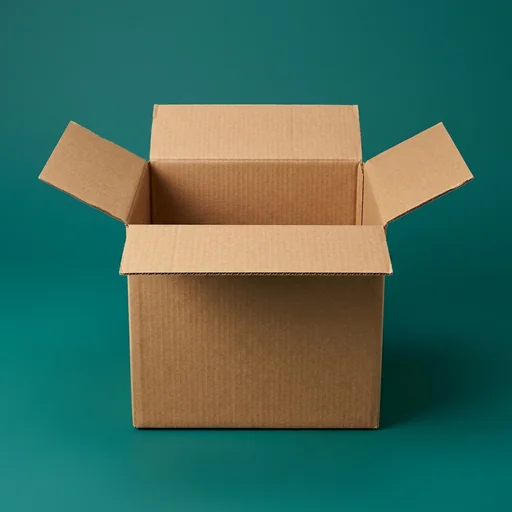
#> input picture frontend/assets/images/intro/box-open.webp, 512 x 512 px
$ python gen_declutter_box_cutout.py
#> lines starting #> are read from the running program, lines starting #| are printed output that depends on the picture
"""Key the studio backdrop out of box-open.webp (Declutter intro) → RGBA WebP with a soft alpha matte."""
import os

import numpy as np
from PIL import Image, ImageFilter

HERE = os.path.dirname(__file__)
SRC = os.path.join(HERE, "..", "..", "frontend", "assets", "images", "intro", "box-open.webp")
OUT = os.path.join(HERE, "..", "..", "frontend", "assets", "images", "intro", "box-cutout.webp")

img = Image.open(SRC).convert("RGB")
#> img is the input picture: PIL image 512x512 RGB; mean R, G, B 65, 107.3, 91.2
a = np.asarray(img).astype(np.float32)
h, w, _ = a.shape
#> h = 512; w = 512

# Backdrop colour per row: the studio background is a smooth vertical gradient, so sample the
# left/right 4 % of every row (the box never reaches the edges) and interpolate across the row.
edge = max(4, w // 25)
#> edge = 20
left = a[:, :edge].mean(axis=1)  # (h, 3)
#> left = 512 rows, first 8: [29.6, 98, 97.8], [29.6, 98, 97.8], [29.6, 98, 97.8], [29.6, 98, 97.8], [29.6, 98, 97.8], [29.6, 98, 97.8], [29.7, 98.7, 98.2], [29.7, 98.7, 98.2]
right = a[:, -edge:].mean(axis=1)
#> right = 512 rows, first 8: [6.2, 84.4, 83.2], [6.2, 84.4, 83.2], [6.2, 84.4, 83.2], [6.2, 84.4, 83.2], [6.2, 84.4, 83.2], [6.2, 84.4, 83.2], [5.8, 84.6, 82.6], [5.8, 84.6, 82.6]
t = np.linspace(0, 1, w)[None, :, None]
#> t = 512 values from 0 to 1
bg = left[:, None, :] * (1 - t) + right[:, None, :] * t
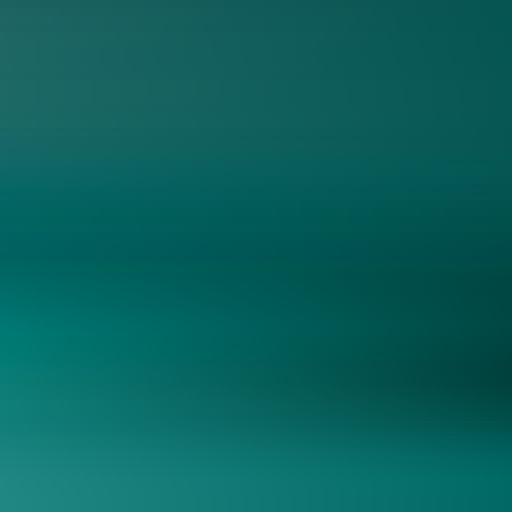
#> bg: shape (512, 512, 3) float64; mean of channels 0, 1, 2 9.5, 97.8, 94.5; drawn as R, G, B

dist = np.sqrt(((a - bg) ** 2).sum(axis=2))  # colour distance to the backdrop
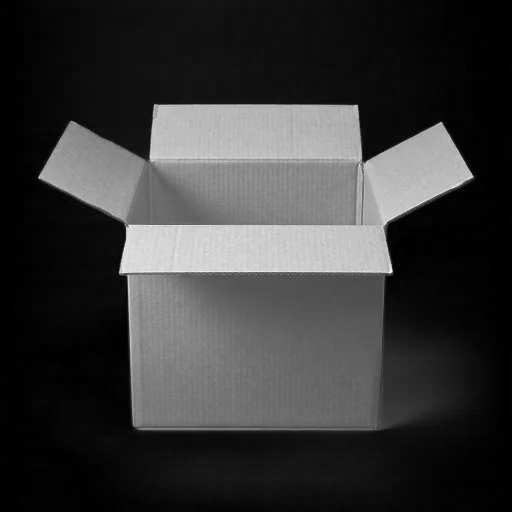
#> dist: shape (512, 512) float64; min 0, max 301.3, mean 66.7; drawn with min black and max white
# soft matte: fully transparent within ~22 of the backdrop, fully opaque beyond ~60
alpha = np.clip((dist - 22.0) / 38.0, 0, 1)
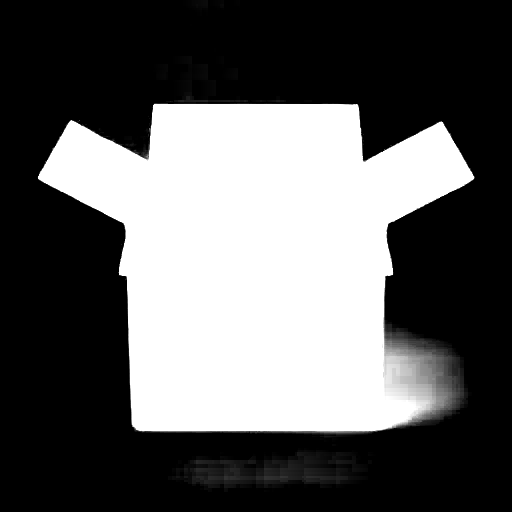
#> alpha: shape (512, 512) float64; min 0, max 1, mean 0.372
# the box's floor shadow is darker teal → keep a hint of it (looks grounded on the gradient)
shadow = np.clip((bg.mean(axis=2) - a.mean(axis=2)) / 60.0, 0, 1) * (alpha < 0.5)
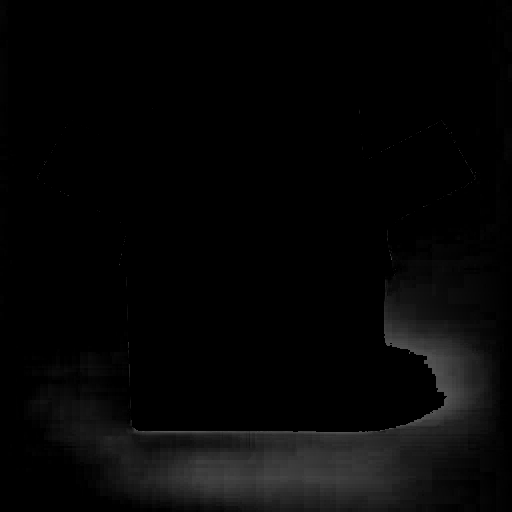
#> shadow: shape (512, 512) float64; min 0, max 0.351, mean 0.0244
alpha = np.maximum(alpha, shadow * 0.35)

alpha_img = Image.fromarray((alpha * 255).astype(np.uint8)).filter(ImageFilter.GaussianBlur(0.8))
rgba = img.copy().convert("RGBA")
rgba.putalpha(alpha_img)
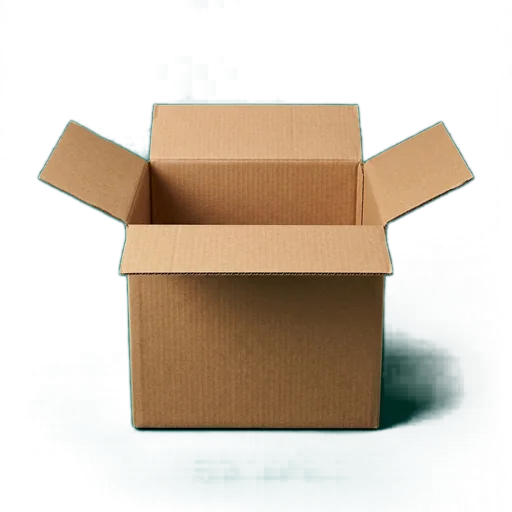
#> rgba: PIL image 512x512 RGBA; mean R, G, B, A 65, 107.3, 91.2, 96.2; transparent parts drawn white
# tight crop to the opaque area + a small margin
bbox = Image.fromarray((np.asarray(alpha_img) > 40).astype(np.uint8) * 255).getbbox()
#> bbox = (37, 103, 475, 480)
if bbox:
    m = 12
    rgba = rgba.crop((max(0, bbox[0] - m), max(0, bbox[1] - m), min(w, bbox[2] + m), min(h, bbox[3] + m)))
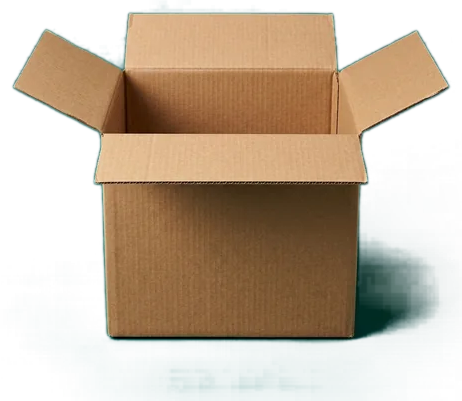
#> rgba: PIL image 462x401 RGBA; mean R, G, B, A 84.3, 109.1, 87.7, 135.8; transparent parts drawn white
rgba.save(OUT, "WEBP", quality=90, method=6)
print("saved", OUT, rgba.size, os.path.getsize(OUT) // 1024, "KB")
#| saved backend/scripts/../../frontend/assets/images/intro/box-cutout.webp (462, 401) 26 KB

$ run again, with frontend/assets/images/intro/item-armchair.webp copied over frontend/assets/images/intro/box-open.webp
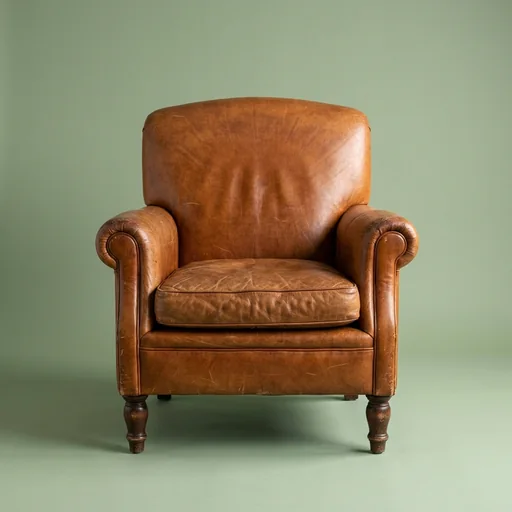
#> input picture frontend/assets/images/intro/item-armchair.webp, 512 x 512 px
#> img is the input picture: PIL image 512x512 RGB; mean R, G, B 142.3, 135.4, 105.5
#> left = 512 rows, first 8: [123.6, 136.9, 109.7], [123.6, 136.9, 109.7], [123.6, 136.9, 109.7], [123.6, 136.9, 109.7], [124.7, 137.9, 110.8], [124.7, 137.9, 110.8], [124.7, 137.9, 110.8], [124.7, 137.9, 110.8]
#> right = 512 rows, first 8: [137, 150, 125], [137, 150, 125], [137, 150, 125], [137, 150, 125], [138, 151, 126.2], [138, 151, 126.2], [138, 151, 125.6], [138, 151, 125.6]
#> `rgba.putalpha(alpha_img)`:
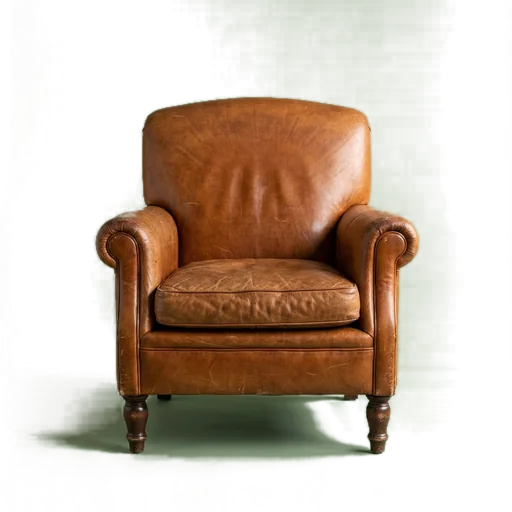
#> rgba: PIL image 512x512 RGBA; mean R, G, B, A 142.3, 135.4, 105.5, 102.1; transparent parts drawn white
#> bbox = (30, 0, 447, 465)
#> `rgba = rgba.crop((max(0, bbox[0] - m), max(0, bbox[1] - m), min(w, bbo..`:
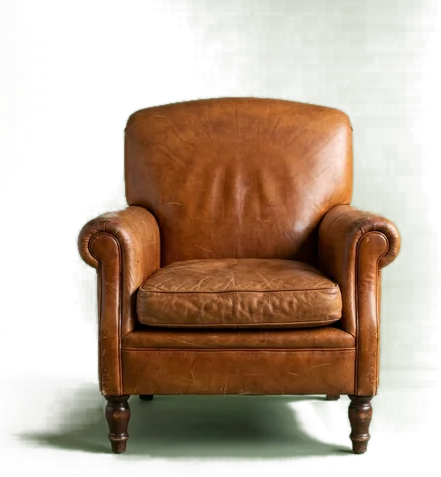
#> rgba: PIL image 441x477 RGBA; mean R, G, B, A 137, 124.8, 94, 127.2; transparent parts drawn white
#| saved backend/scripts/../../frontend/assets/images/intro/box-cutout.webp (441, 477) 38 KB
